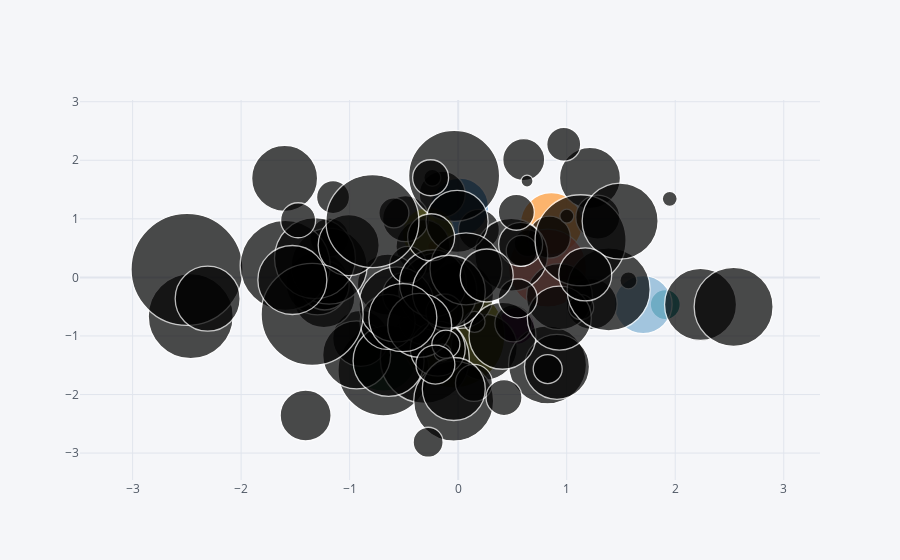

Write notebook code for a chart like this one.
### Code cell
df1.iplot(kind='bubble',x='A',y='B',size='C')
